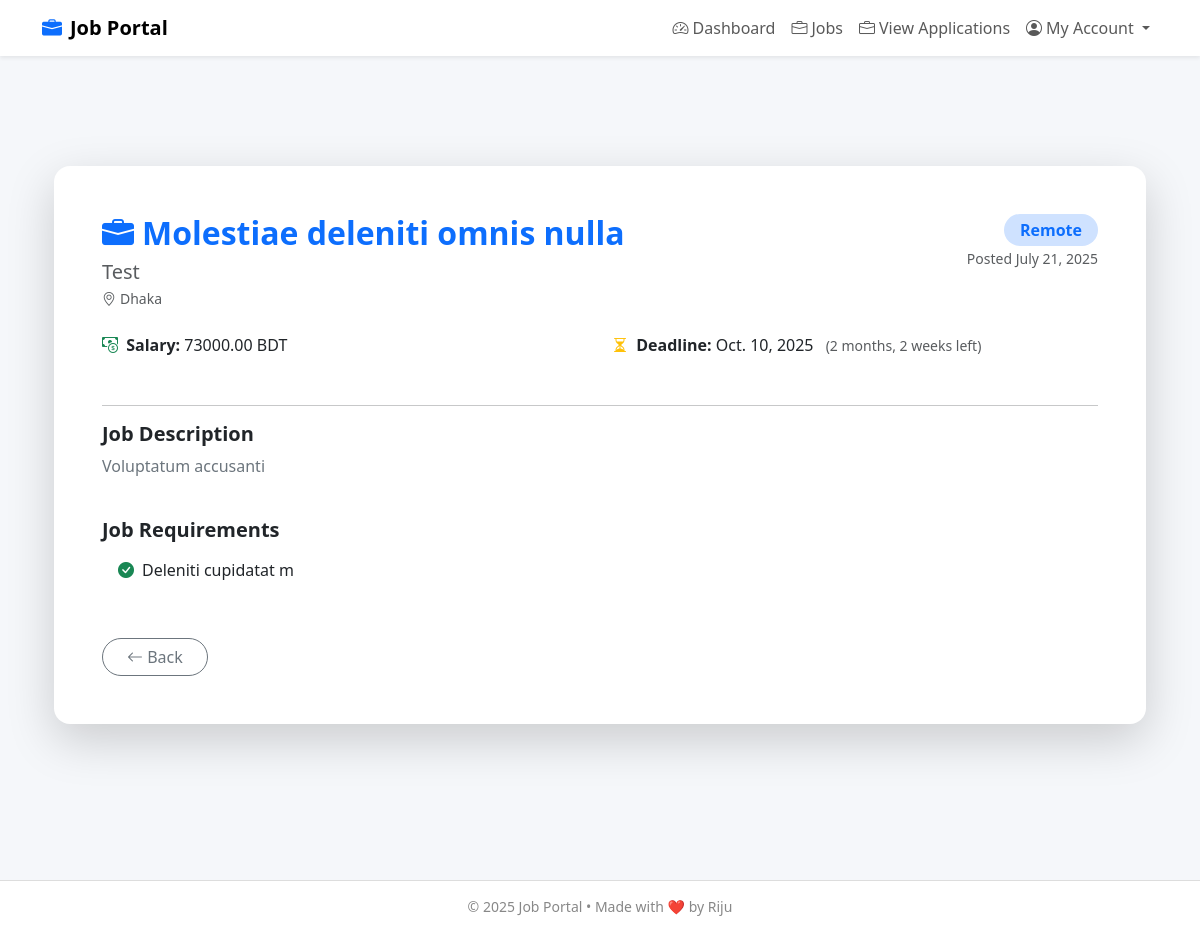
The page /jobDetailsPage/4/ (signed in) on the database its author committed.
### employer_app/models.py (models this page shows, shortened)
class JobModel(models.Model):
    JOB_TYPE_CHOICES = [
        ('Full-Time', 'Full-Time'),
        ('Remote', 'Remote'),
        ('Internship', 'Internship'),
    ]
    employer = models.ForeignKey(EmployerProfileModel,on_delete=models.CASCADE,related_name='jobs',null=True)
    title = models.CharField(max_length=255)
    description = models.TextField()
    requirements = models.TextField()
    salary = models.DecimalField(max_digits=10, decimal_places=2, null=True, blank=True)
    job_type = models.CharField(max_length=20, choices=JOB_TYPE_CHOICES)
    deadline = models.DateField()
    posted_date = models.DateField(auto_now_add=True)

class EmployerProfileModel(models.Model):
    employer_user = models.OneToOneField(CustomUserModel , on_delete=models.CASCADE,null=True, related_name='employer_profile')
    company_name = models.CharField(max_length=255)
    email = models.EmailField()
    phone = models.CharField(max_length=20)
    about_company = models.TextField(blank=True, null=True)
    company_logo = models.ImageField(upload_to='Media/company_logos/', null=True)
    location = models.CharField(max_length=255, blank=True, null=True)

### employer_app/views.py (the view)
# urls.py: path('jobDetailsPage/<str:id>/',jobDetailsPage, name='jobDetailsPage'),
def jobDetailsPage(request, id):
    job = JobModel.objects.get(id=id)
    return render(request, 'jobDetails.html',{'job':job})

### employer_app/templates/jobDetails.html (shortened to what this page needs)
{% extends 'master/master.html' %}
{% block body %}
<div class="container my-5">
  <div class="card border-0 shadow-lg rounded-4 p-5 bg-white">
    <div class="d-flex justify-content-between align-items-start flex-wrap mb-4">
      <div>
        <h2 class="text-primary fw-bold mb-2">
          <i class="bi bi-briefcase-fill me-2"></i>{{ job.title }}
        </h2>
        <h5 class="text-muted mb-1">{{ job.employer.company_name }}</h5>
        <p class="text-muted small mb-0">
          <i class="bi bi-geo-alt me-1"></i>{{ job.employer.location }}
        </p>
      </div>
      <div class="text-end">
        <span class="badge bg-primary-subtle text-primary px-3 py-2 fs-6 rounded-pill">{{ job.job_type }}</span>
        <br>
        <small class="text-muted">Posted {{ job.posted_date }}</small>
      </div>
    </div>
    <div class="row mb-4">
      <div class="col-md-6 mb-2">
        <i class="bi bi-cash-coin me-1 text-success"></i>
        <strong>Salary:</strong> {{ job.salary }} BDT
      </div>
      <div class="col-md-6 mb-2">
        <i class="bi bi-hourglass-split me-1 text-warning"></i>
        <strong>Deadline:</strong> {{ job.deadline }}
        <small class="text-muted ms-2">({{ job.deadline|timeuntil }} left)</small>
      </div>
    </div>
    <hr>
    <div class="mb-4">
      <h5 class="text-dark fw-semibold mb-2">Job Description</h5>
      <p class="text-secondary">{{ job.description }}</p>
    </div>
    <div class="mb-4">
      <h5 class="text-dark fw-semibold mb-2">Job Requirements</h5>
<ul class="list-group list-group-flush">
  {% for requirement in job.requirements.splitlines %}
    {% if requirement %}
    <li class="list-group-item">
      <i class="bi bi-check-circle-fill text-success me-2"></i>{{ requirement }}
    </li>
    {% endif %}
  {% endfor %}
</ul>
    </div>
    <div class="d-flex justify-content-between align-items-center flex-wrap mt-4">
      <a href="{% url 'dashboardPage' %}" class="btn btn-outline-secondary rounded-pill px-4">
        <i class="bi bi-arrow-left"></i> Back
      </a>
    </div>
  </div>
</div>
{% endblock %}

### users_auth_app/templates/master/master.html (style rules this page uses)
body { background-color: #f5f7fa; padding-top: 70px; font-family: 'Segoe UI', sans-serif; }
.card { border-radius: 1rem; box-shadow: 0 4px 16px rgba(0, 0, 0, 0.05); }

### rows shown on the page
JobModel: title "Molestiae deleniti omnis nulla", employer.company_name "Test", employer.location "Dhaka", job_type "Remote", posted_date "July 21, 2025", salary "73000.00", deadline "Oct. 10, 2025", deadline "2 months, 2 weeks", description "Voluptatum accusanti", splitlines "Deleniti cupidatat m"

### other values the page prints
{{ year|default:"2025" }} "2025"
